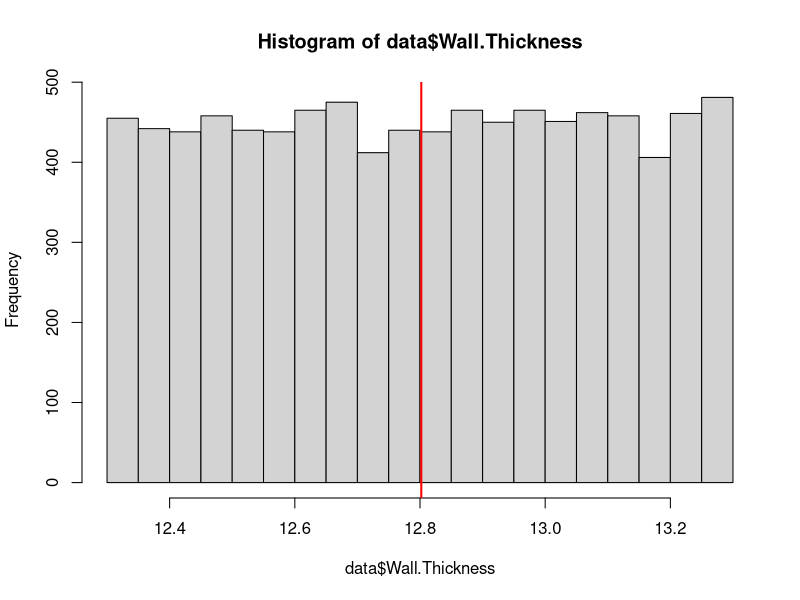
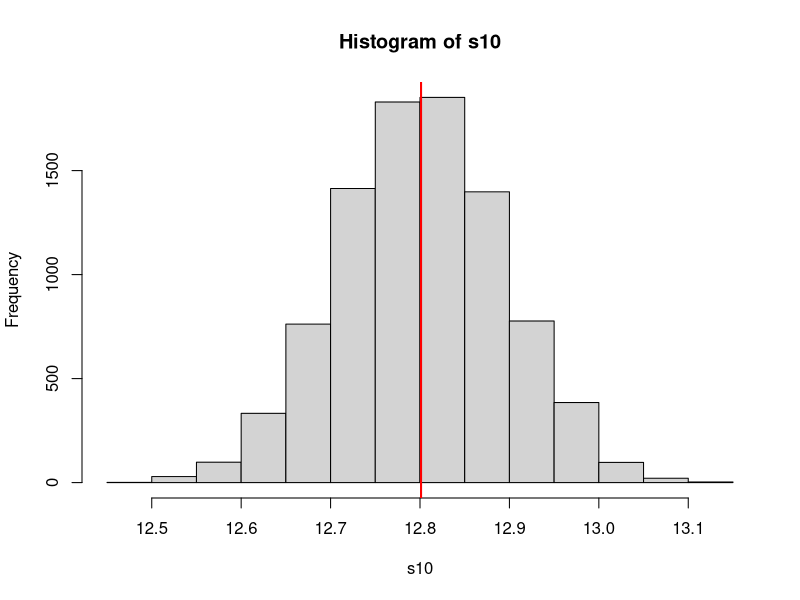
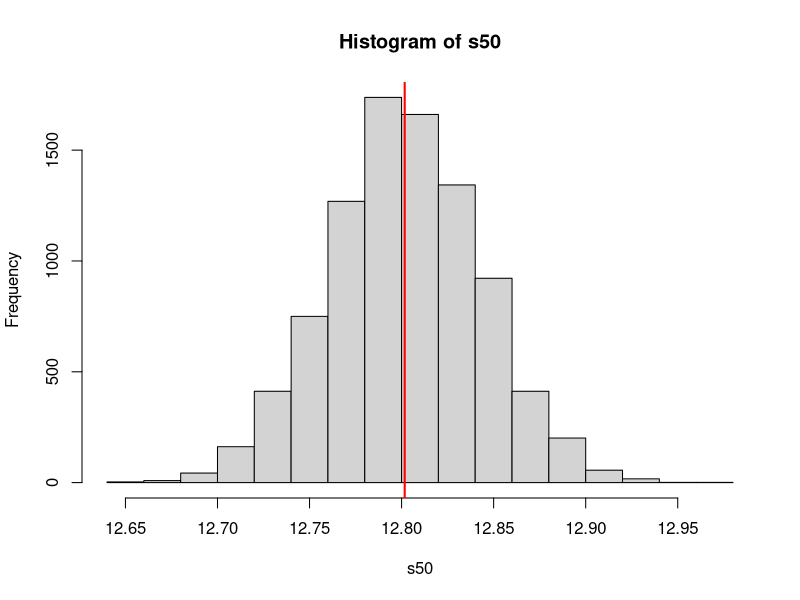
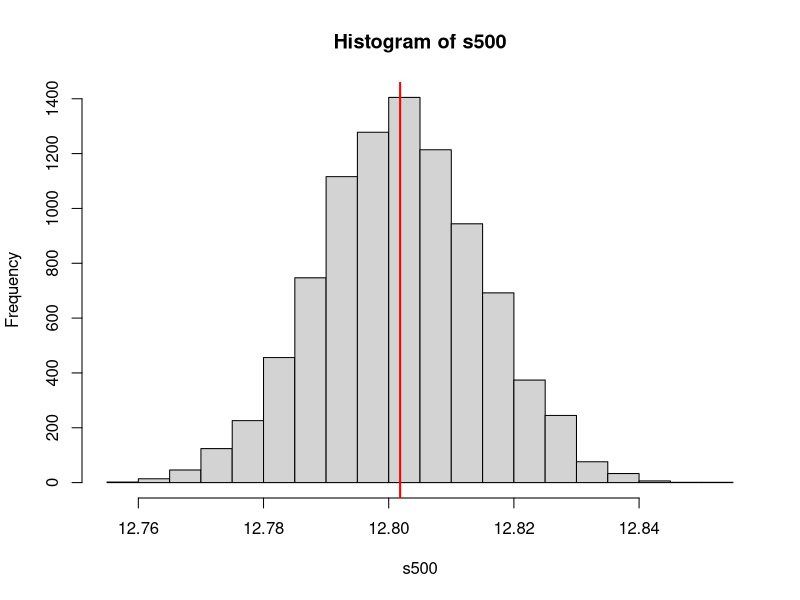
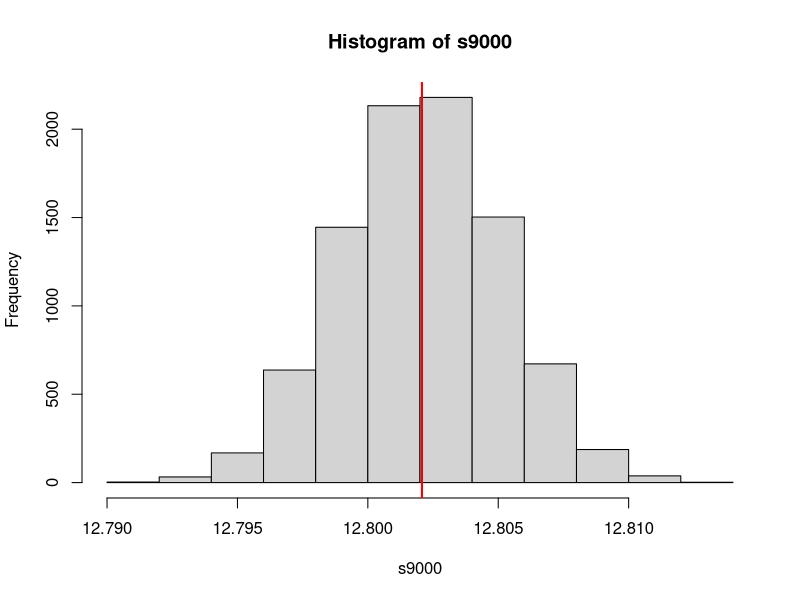

Write R code to recreate these figures, in order.
"Samarjot Singh          Assignment 8"


# Q1
# (a)
# Reading the dataset
# data <- read.csv(file.choose())
data <- read.csv(file = "./Clt-data.csv")


# (b)
dim(data)
head(data, 10)


# (c)
mean(data$Wall.Thickness)
hist(data$Wall.Thickness)


# (d)
abline(v = mean(data$Wall.Thickness), col = "red", lwd = 2)


"The data is not normally distributed."


# Q2
# (a)
n <- 9000
s10 <- c()
for (i in 1:n)
{
  s10[i] <- mean(sample(data$Wall.Thickness, 10, replace = TRUE))
}

hist(s10)
abline(v = mean(s10), col = "red", lwd = 2)


# (b)
"For size 50"
n <- 9000
s50 <- c()
for (i in 1:n)
{
  s50[i] <- mean(sample(data$Wall.Thickness, 50, replace = TRUE))
}

hist(s50)
abline(v = mean(s50), col = "red", lwd = 2)

"For size 500"
n <- 9000
s500 <- c()
for (i in 1:n)
{
  s500[i] <- mean(sample(data$Wall.Thickness, 500, replace = TRUE))
}

hist(s500)
abline(v = mean(s500), col = "red", lwd = 2)

"For size 9000"
n <- 9000
s9000 <- c()
for (i in 1:n)
{
  s9000[i] <- mean(sample(data$Wall.Thickness, 9000, replace = TRUE))
}

hist(s9000)
abline(v = mean(s9000), col = "red", lwd = 2)